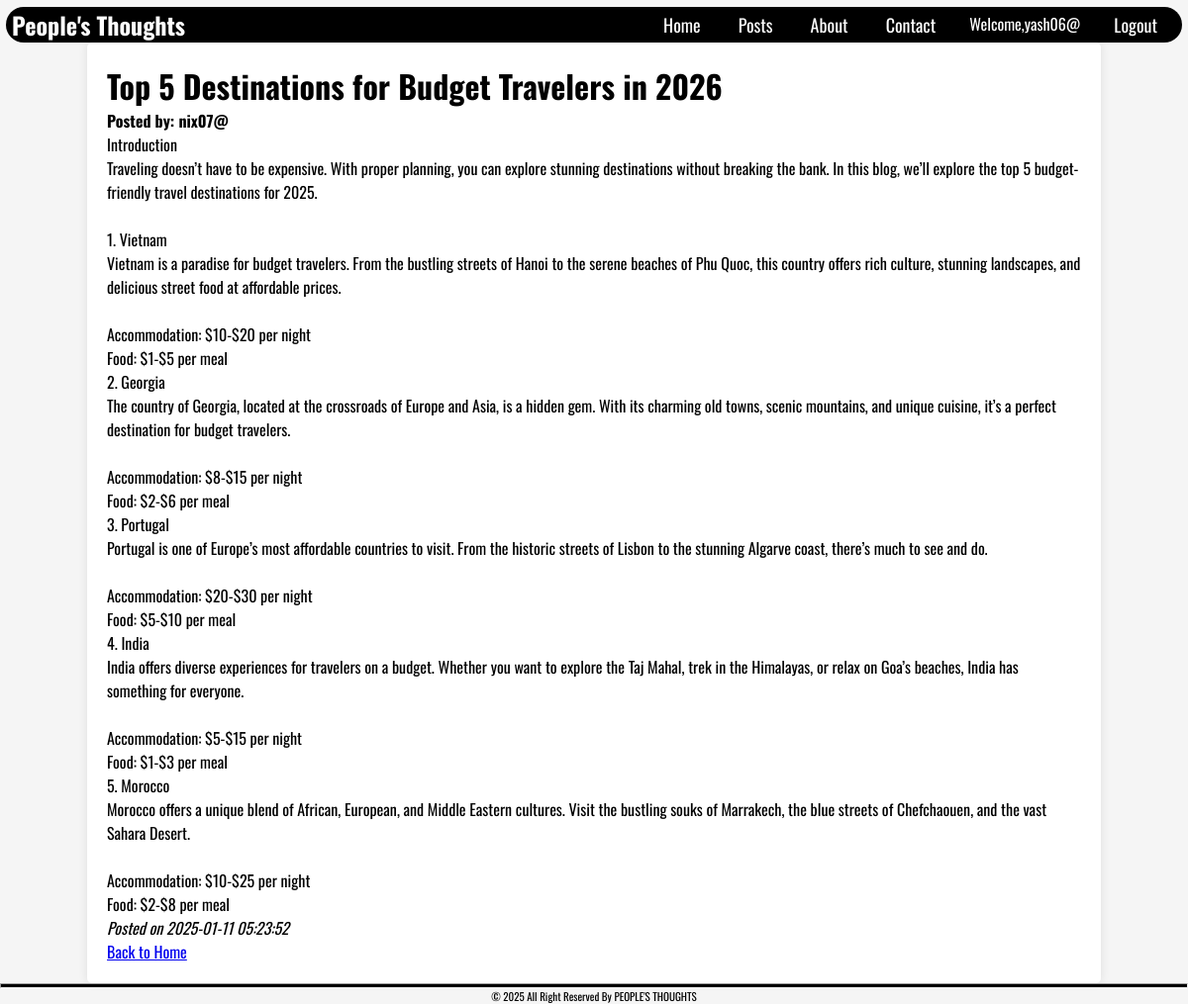
Page /view_post.php?id=3 (signed in) on the committed database.
### tables this page shows
CREATE TABLE `posts` (
  `id` int(11) NOT NULL,
  `user_id` int(11) NOT NULL,
  `title` varchar(255) NOT NULL,
  `content` mediumblob NOT NULL,
  `created_at` timestamp NOT NULL DEFAULT current_timestamp()
);

CREATE TABLE `user` (
  `id` int(11) NOT NULL,
  `fullname` varchar(255) NOT NULL,
  `username` varchar(50) NOT NULL,
  `email` varchar(255) NOT NULL,
  `password` varchar(255) NOT NULL
);

### view_post.php (the view, shortened to what this page needs)
<?php
include "inc/header.php";
if (isset($_GET['id'])) {
    $postId = $_GET['id'];
    $query = "SELECT posts.*, user.username FROM posts
              JOIN user ON posts.user_id = user.id
              WHERE posts.id = ?";
    $stmt = $conn->prepare($query);
    $stmt->bind_param("i", $postId);
    $stmt->execute();
    $result = $stmt->get_result();
    if ($result->num_rows > 0) {
        $post = $result->fetch_assoc();
    } else {
        echo "Post not found.";
        exit();
    }
} else {
    echo "No post ID provided.";
    exit();
}
?>
<!DOCTYPE html>
<html lang="en">
<head>
    <link rel="stylesheet" href="css/style.css">
</head>
<body>
    <div class="post-container">
        <h1><?php echo htmlspecialchars($post['title']); ?></h1>
        <p><strong>Posted by: <?php echo htmlspecialchars($post['username']); ?></strong></p>
        <p><?php echo nl2br(htmlspecialchars($post['content'])); ?></p>
        <p><em>Posted on <?php echo date('Y-m-d H:i:s', strtotime($post['created_at'])); ?></em></p>
        <a href="index.php" class="back-btn">Back to Home</a>
    </div>
</body>
</html>
<?php
include "inc/footer.php";
?>

### css/navbar.css (style rules this page uses)
body { font-family: "Oswald", serif; }

### css/style.css (style rules this page uses)
* { margin: 0; padding: 0; box-sizing: border-box; }
body { font-family: "Oswald", serif; display: flex; flex-direction: column; align-items: center; min-height: 100vh; background-color: #f5f5f5; padding-top: 7px; }
.post-container { width: 1024px; margin: auto; background: white; padding: 20px; border-radius: 5px; box-shadow: 0 0 10px rgba(0, 0, 0, 0.1); }

### css/footer.css (style rules this page uses)
body { font-family: "Oswald", serif; }

### rows in the picture
posts: title "Top 5 Destinations for Budget Travelers in 2026", user.username "nix07@", content "Introduction Traveling doesn’t have to be expensive. With proper planning, you can explore stunning destinations without breaking the bank. In this blog, we’ll explore the top 5 budget-friendly travel destinations for 2025. 1. Vietnam Vietnam is a paradise for budget travelers. From the bustling streets of Hanoi to the serene beaches of Phu Quoc, this country offers rich culture, stunning landscapes, and delicious street food at affordable prices. Accommodation: $10-$20 per night Food: $1-$5 per meal 2. Georgia The country of Georgia, located at the crossroads of Europe and Asia, is a hidden gem. With its charming old towns, scenic mountains, and unique cuisine, it’s a perfect destination…", created_at "2025-01-11 05:23:52"

### other values in the picture
$_SESSION['username'] "yash06@"
